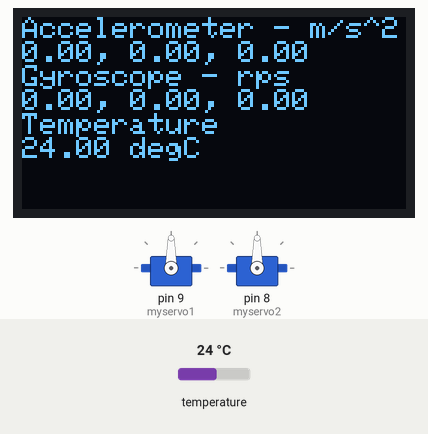
Simulated run of this sketch. Board: Arduino Mega 2560, built for the host (arithmetic inside an expression is 32-bit, double 64-bit). On the bench: 128×64 one-colour display, 2 × servo. The inputs (shaded band) are chosen by the test bench; at power-on: temperature 24 °C. The display library's start-up logo is not drawn; storage starts empty; what the sketch prints to the serial monitor is not drawn.

Above: at 3.2 s.
3.3 s: temperature set to 12 °C
At 4.5 s:
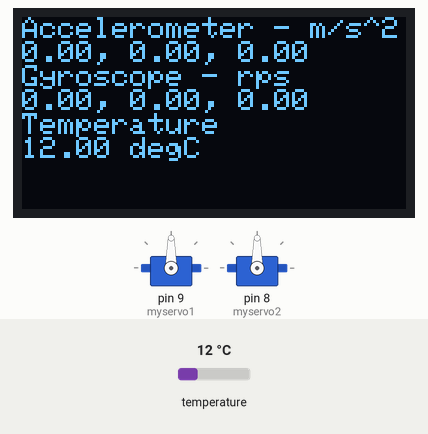
4.8 s: temperature set to 19 °C
6.3 s: temperature set to 28 °C
At 7.6 s:
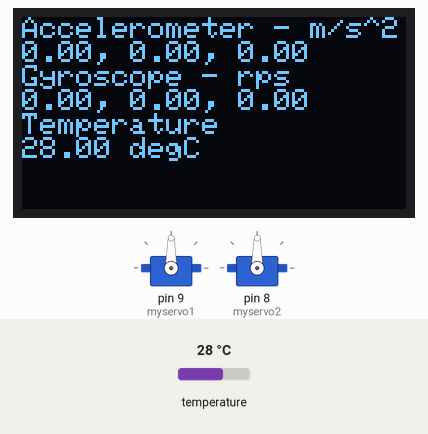
Timing chart, 0 to 9.3 s (numbered marks = the images above; inputs shaded):
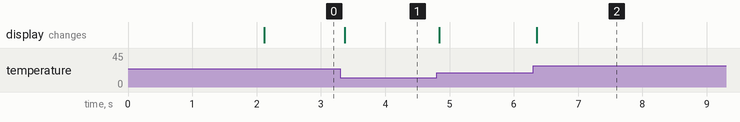

The sketch:

sketch.ino
```cpp
#include <Adafruit_MPU6050.h> //Bu kütüphane, MPU6050 sensörünü kullanmak için gerekli olan fonksiyonları ve sınıfları sağlar.
#include <Adafruit_Sensor.h> //Bu kütüphane, MPU6050 sensörünü kullanmak için gerekli olan fonksiyonları ve sınıfları sağlar.
#include <Wire.h> //Bu kütüphane, I2C haberleşme işlemleri için kullanılmaktadır.

#include <Adafruit_GFX.h> //SSD1306 OLED ekranına bilgi yazdırabilmek için bu kütüphaneden yararlanılmaktadır.
#include <Adafruit_SSD1306.h> //SSD1306 OLED ekranına bilgi yazdırabilmek için bu kütüphaneden yararlanılmaktadır.

#include <Servo.h> //Servo motor kontrollerini gerçekleştirebilmek için, bu kütüphane kullanılmaktadır.

#include <SD.h> // SD karta erişim sağlamak için kullanıldı.

Adafruit_MPU6050 mpu; // "mpu" adında bir MPU6050 nesnesi oluşturur.

#define SCREEN_WIDTH 128 // OLED display width, in pixels
#define SCREEN_HEIGHT 64 // OLED display height, in pixels
Adafruit_SSD1306 display(SCREEN_WIDTH, SCREEN_HEIGHT, &Wire, -1); // Oled nesnemizi oluşturuduk.

Servo myservo1, myservo2; // Serfo motor değişkenleri oluşturulmaktadır.
int Minmyservo1 = 0, Maxmyservo1 = 180; // Servo motor minimum ve maximum posizyonu belirlenmektedir
int Minmyservo2 = 0, Maxmyservo2 = 180; // Servo motor minimum ve maximum posizyonu belirlenmektedir

#define CS_PIN 53 // SD kart ile iletişim kurulurken hangi pine bağlandığını belirtmek için kullanıldı.

File myFile; // myFile nesnesi olusturulmaktadir.


sensors_event_t accelerometer_event, gyroscope_event, temperature_event; // Sensör verilerini tutmak için "event" isminde bir nesne oluşturur.


void setup(void) {
  Serial.begin(115200);

  while (!mpu.begin()) { // mpu.begin() fonksiyonu ile MPU6050 sensörünün başlatılmaya çalışıldığı bir döngü vardır. Eğer sensör bağlanmamışsa, her saniye bir hata mesajı yazdırılır.
    Serial.println("MPU6050 not connected!");
    delay(1000);
  }
  Serial.println("MPU6050 ready!"); // Sensör başarılı bir şekilde başlatıldığında "MPU6050 ready!" mesajı yazdırılır.

  if(!display.begin(SSD1306_SWITCHCAPVCC, 0x3C)) { // OLED ekranı başlatır. 0x3C, OLED ekranın I2C adresidir.
    Serial.println(F("SSD1306 allocation failed"));
    while (1) {
      delay(10);
    }
  }


  display.display(); // Ekranı başlatır ve gösterir.
  delay(2000);
  display.clearDisplay(); // OLED ekranı temizlenir
  display.setTextSize(1); // Normal 1:1 piksel ölçeği ile yazı boyutunu ayarlar
  display.setTextColor(SSD1306_WHITE); // Ekrana beyaz renkte yazı yazılır.
  display.setCursor(0, 0); // Cursor'u OLED ekranın 0.satir - 0.stun 'una tasir.

  myservo1.attach(9); //Pin 9 daki servoyu myservo1 nesnesine bağlar.
  myservo2.attach(8); //Pin 8 daki servoyu myservo2 nesnesine bağlar.


  while (!SD.begin(CS_PIN)) {
  Serial.println("SD initialization failed.");
  }

  myFile = SD.open("mpu6050.txt", FILE_WRITE); // Dosyayı yazma modunda aç
  if (myFile) {
    Serial.println("Dosya oluşturuldu.");
    myFile.close(); // Dosyayı kapat
  } else {
    Serial.println("Dosya oluşturulamadı.");
  }


  mpu.setAccelerometerRange(MPU6050_RANGE_8_G); // İvmeölçer için aralık belirlenir.
  mpu.setGyroRange(MPU6050_RANGE_500_DEG); // Jiroskop için aralık belirlenir.
  mpu.setFilterBandwidth(MPU6050_BAND_5_HZ); // Filtre bant için aralık belirlenir.


}

void loop() {
  mpu.getAccelerometerSensor()->getEvent(&accelerometer_event); // Sensörden ivme verileri alınır ve accelerometer_event nesnesine kaydedilir.
  mpu.getGyroSensor()->getEvent(&gyroscope_event); // Sensörden yön verileri alınır ve gyroscope_event nesnesine kaydedilir.
  mpu.getTemperatureSensor()->getEvent(&temperature_event); // Sensörden sıcaklık verileri alınır ve temperature_event nesnesine kaydedilir.

  Terminale_yaz();
  OLED_ekrana_yaz();
  Dosyaya_yaz();


  myservo1.write(map(gyroscope_event.gyro.x, -4.3, +4.3, Minmyservo1, Maxmyservo1)); // Pin 9'a bağlı olan servo "gyroscope_event.gyro.x" değişkeninin değerine göre hareket edecektir.
  myservo2.write(map(gyroscope_event.gyro.y, -4.3, +4.3, Minmyservo2, Maxmyservo2)); // Pin 8'a bağlı olan servo "gyroscope_event.gyro.y" değişkeninin değerine göre hareket edecektir.

}

void Terminale_yaz() // Serial.print() ile terminale yazma işlemi gerçekleştirilir.
{
  Serial.println("SD karta yazılan ölçümler:\n");

  Serial.println("Accelerometer – m/s^2");
  Serial.print(accelerometer_event.acceleration.x);
  Serial.print(", ");
  Serial.print(accelerometer_event.acceleration.y);
  Serial.print(", ");
  Serial.println(accelerometer_event.acceleration.z);

  Serial.println("Gyroscope – rps");
  Serial.print(gyroscope_event.gyro.x);
  Serial.print(", ");
  Serial.print(gyroscope_event.gyro.y);
  Serial.print(", ");
  Serial.println(gyroscope_event.gyro.z);

  Serial.println("Temperature");
  Serial.print(temperature_event.temperature);
  Serial.println(" degC");

}

void OLED_ekrana_yaz() // display.print() ile Oled ekrana yazma işlemi gerçekleştirilir.
{
  display.clearDisplay(); // OLED ekranı temizler.
  display.setTextSize(1); // Metnin boyutunu belirledik
  display.setTextColor(WHITE); // Metnin rengini belirledik.
  display.setCursor(0, 0); // Cursor'u OLED ekranın 0.satir - 0.stun 'una tasir.


  display.println("Accelerometer - m/s^2");
  display.print(accelerometer_event.acceleration.x);
  display.print(", ");
  display.print(accelerometer_event.acceleration.y);
  display.print(", ");
  display.println(accelerometer_event.acceleration.z);

  display.println("Gyroscope - rps");
  display.print(gyroscope_event.gyro.x);
  display.print(", ");
  display.print(gyroscope_event.gyro.y);
  display.print(", ");
  display.println(gyroscope_event.gyro.z);

  display.println("Temperature");
  display.print(temperature_event.temperature);
  display.println(" degC");
  display.display();

}

void Dosyaya_yaz() // myFile.print() ile "mpu6050.txt" dosyasına yazma işlemi gerçekleştirilir.
{
  myFile = SD.open("mpu6050.txt", FILE_WRITE); // Dosyayı yazma modunda aç

  myFile.println("SD karta yazılan ölçümler:\n");

  myFile.println("Accelerometer – m/s^2");
  myFile.print(accelerometer_event.acceleration.x);
  myFile.print(", ");
  myFile.print(accelerometer_event.acceleration.y);
  myFile.print(", ");
  myFile.println(accelerometer_event.acceleration.z);

  myFile.println("Gyroscope – rps");
  myFile.print(gyroscope_event.gyro.x);
  myFile.print(", ");
  myFile.print(gyroscope_event.gyro.y);
  myFile.print(", ");
  myFile.println(gyroscope_event.gyro.z);

  myFile.println("Temperature");
  myFile.print(temperature_event.temperature);
  myFile.println(" degC");

  myFile.close(); // Dosyayı kapat

}
```

Measured:
- after the input at 3.3 s, the display: changes after 0.07 s (image 1)
- after the input at 6.3 s, the display: changes after 0.06 s (image 2)
